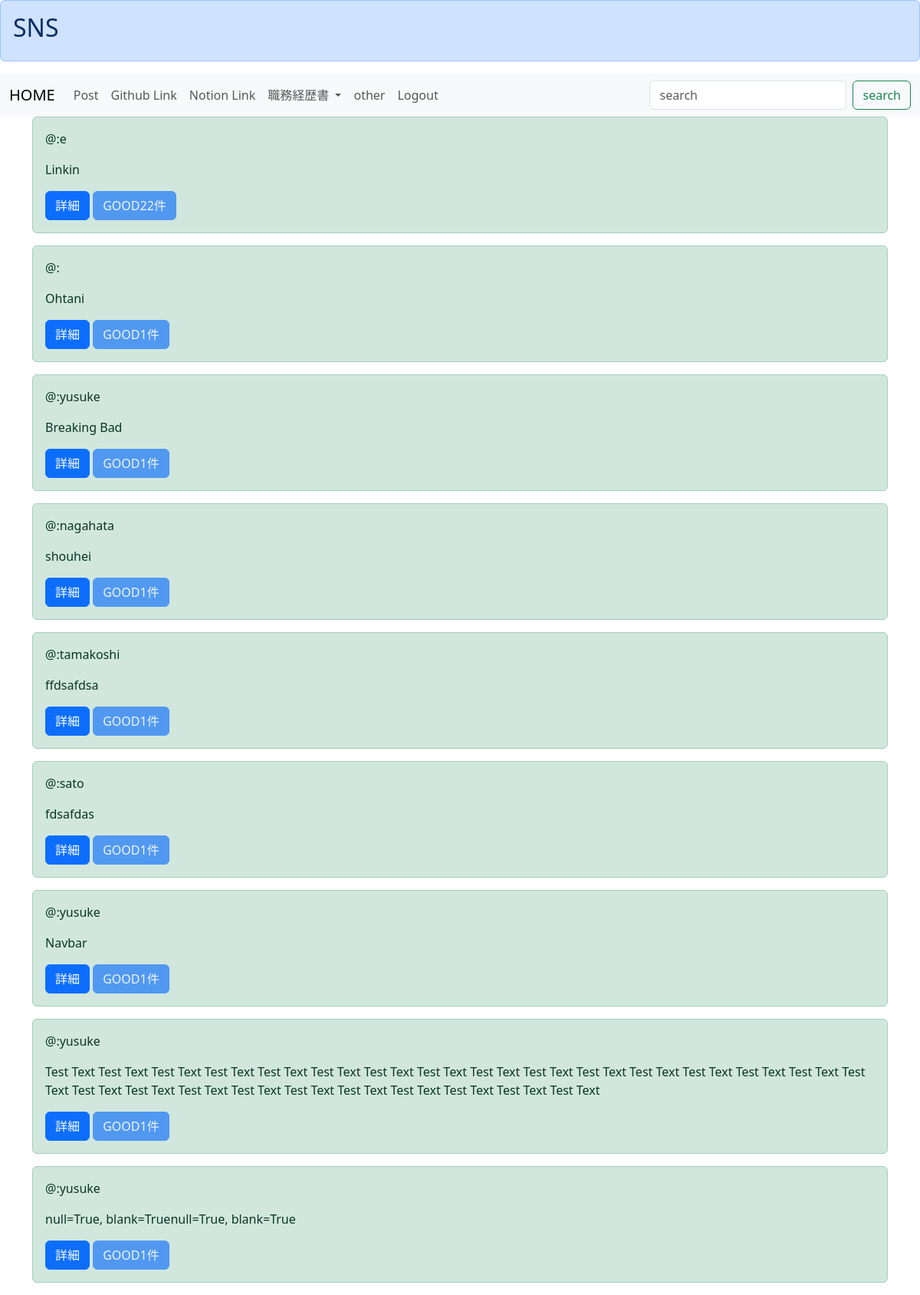
The app's page /list/ (signed in), older data.
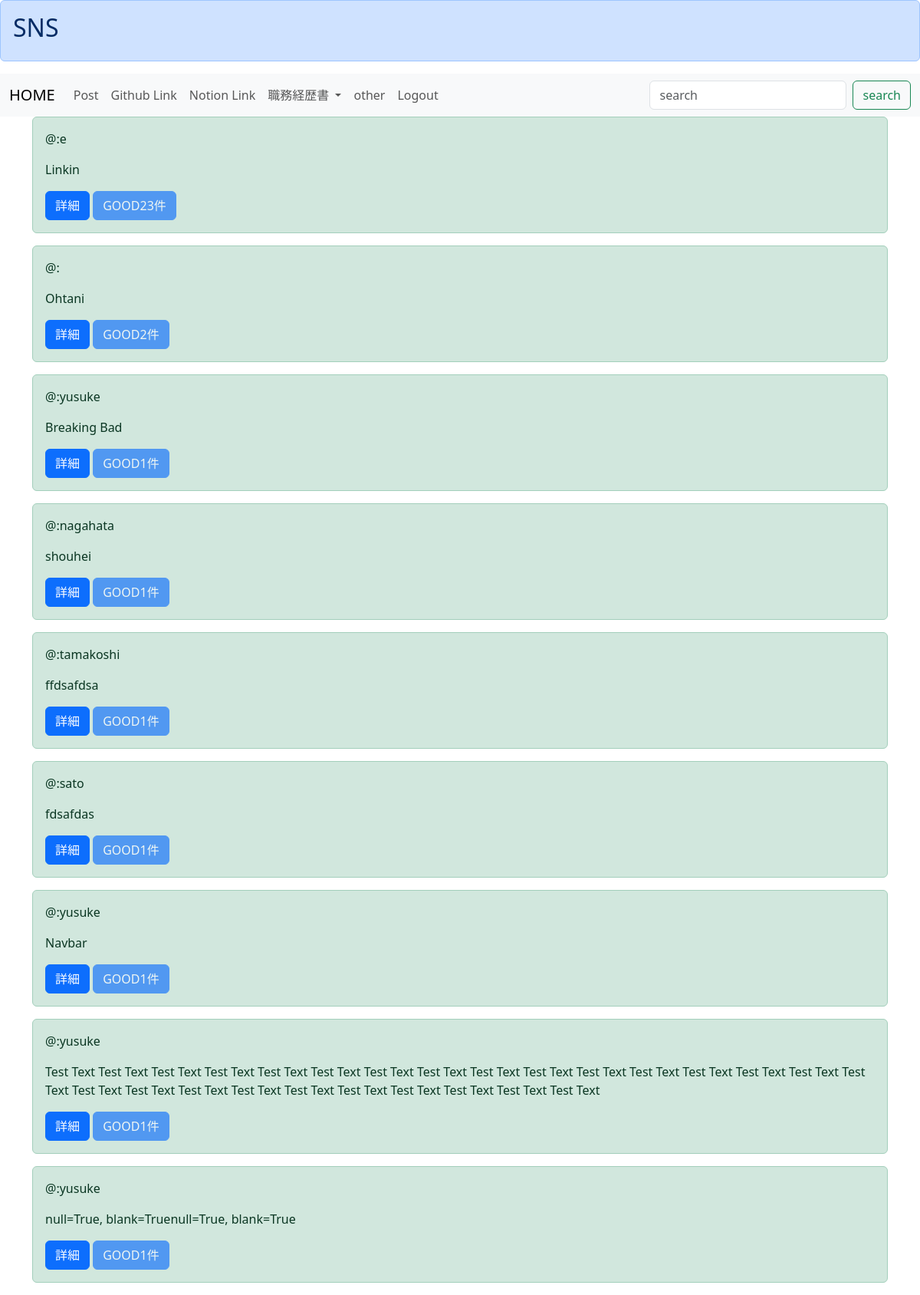
The same page, newer data.
### boardapp/models.py (models this page shows)
class BoardModel(models.Model):
    title = models.CharField(max_length=100)
    content = models.TextField(max_length=100)
    author = models.CharField(max_length=50)
    sns_image = models.ImageField(upload_to='', null=True, blank=True)#どこに保存するのか指定する引数必要
    good = models.IntegerField(default=0)
    good_users = models.ManyToManyField(User, related_name='good_posts', blank=True)# これで「Good」を押したユーザーを記録します
    read = models.IntegerField(null=True, blank=True, default=1)#既読の数を数える
    readtext = models.TextField(null=True, blank=True, default='a')#既読を押した人の情報を記録

### boardapp/views.py (the view)
# urls.py: path('list/', listfunc, name='list'),
@login_required
def listfunc(request):
    object_list = BoardModel.objects.all()#BoardModelのオブジェクトすべてをobject_list(変数)に入れることができる
    return render(request, 'list.html', {'object_list':object_list})

### templates/list.html (shortened to what this page needs)
{% extends 'base.html' %}
{% block header %}
<div class="alert alert-primary" role="alert">
   <h2>SNS</h2>
  </div>
{% endblock header %}
{% block content %}
<nav class="navbar navbar-expand-lg bg-body-tertiary">
    <div class="container-fluid">
      <a class="navbar-brand" href="{% url 'list' %}">HOME</a>
      <div class="collapse navbar-collapse" id="navbarSupportedContent">
        <ul class="navbar-nav me-auto mb-2 mb-lg-0">
          <li class="nav-item">
            <a class="nav-link" href="{% url 'create' %}">Post</a>
          </li>
          <li class="nav-item">
            <a class="nav-link" href="https://github.com/YskHmd">Github Link</a>
          </li>
          <li class="nav-item">
            <a class="nav-link" href="https://www.notion.so/e9e1d02da1c94374baa564b42d316a75?pvs=4">Notion Link</a>
          </li>
          <li class="nav-item dropdown">
            <a class="nav-link dropdown-toggle" href="#" role="button" data-bs-toggle="dropdown" aria-expanded="false">
              職務経歴書
            </a>
          </li>
          <li class="nav-item">
            <a class="nav-link" href="#">other</a>
          </li>
          <li class="nav-item">
            <a class="nav-link" href="{% url 'logout' %}">Logout</a>
          </li>
        </ul>
        <form class="d-flex" method="get" action="{% url 'search' %}">
          <input class="form-control me-2" type="search" name="search" placeholder="search" aria-label="Search">
          <button class="btn btn-outline-success" type="submit">search</button>
      </form>
      </div>
    </div>
  </nav>
{% if user.is_authenticated %}<!trueかFalseで返ってくる。Trueは下記実行>
<div class='container'>
    {% for item in object_list %}<!views経由のmodel>
    <div class="alert alert-success" role="alert">
        <p>@:{{ item.author }}</p>
        <p>{{ item.content }}</p>
        <a class="btn btn-primary" href="{% url 'detail' item.pk %}" role="button">詳細</a><!modelsやつを引っ張ってくる>
        <a class="btn btn-primary disabled"  role="button" aria-disabled="true">GOOD{{item.good}}件</a>
    </div>
    {%endfor%}
</div>
{% else %}<!Falseの場合>
<p>Please login: <a href="{% url 'login' %}">HERE</a></p>
{% endif %}
{% endblock content %}

### templates/base.html (shortened to what this page needs)
<!doctype html>
<html lang="en">
  <head>
    <link href="https://cdn.jsdelivr.net/npm/bootstrap@5.3.0/dist/css/bootstrap.min.css" rel="stylesheet">
  </head>
  <body>
    {% block header %}
    {% endblock header %}
    {% block content %}
    {% endblock content %}
  </body>
</html>

Row changes from the older to the newer data that the page shows:
changed BoardModel "Linkin": good "22" → "23"
changed BoardModel "Ohtani": good "1" → "2"
